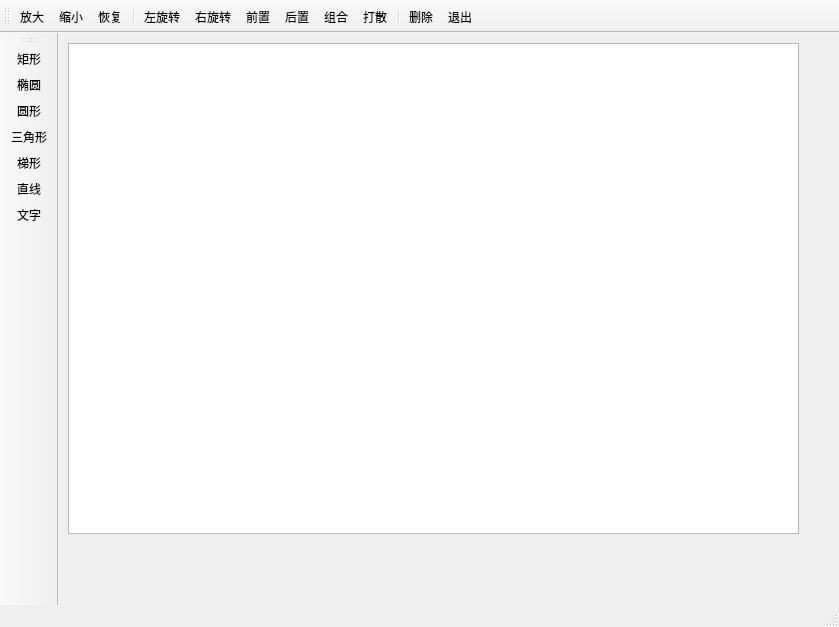
<?xml version="1.0" encoding="UTF-8"?>
<ui version="4.0">
 <class>MainWindow</class>
 <widget class="QMainWindow" name="MainWindow">
  <property name="geometry">
   <rect>
    <x>0</x>
    <y>0</y>
    <width>839</width>
    <height>627</height>
   </rect>
  </property>
  <property name="windowTitle">
   <string>MainWindow</string>
  </property>
  <widget class="QWidget" name="centralwidget">
   <widget class="QWGraphicsView" name="graphicsView">
    <property name="geometry">
     <rect>
      <x>10</x>
      <y>10</y>
      <width>731</width>
      <height>491</height>
     </rect>
    </property>
   </widget>
  </widget>
  <widget class="QMenuBar" name="menubar">
   <property name="geometry">
    <rect>
     <x>0</x>
     <y>0</y>
     <width>839</width>
     <height>22</height>
    </rect>
   </property>
  </widget>
  <widget class="QStatusBar" name="statusbar"/>
  <widget class="QToolBar" name="toolBar">
   <property name="windowTitle">
    <string>toolBar</string>
   </property>
   <property name="toolButtonStyle">
    <enum>Qt::ToolButtonTextUnderIcon</enum>
   </property>
   <attribute name="toolBarArea">
    <enum>LeftToolBarArea</enum>
   </attribute>
   <attribute name="toolBarBreak">
    <bool>false</bool>
   </attribute>
   <addaction name="actionRectangle"/>
   <addaction name="actionEllipse"/>
   <addaction name="actionCircle"/>
   <addaction name="actionTriangle"/>
   <addaction name="actionTrapezium"/>
   <addaction name="actionLine"/>
   <addaction name="actionText"/>
  </widget>
  <widget class="QToolBar" name="mainToolBar">
   <property name="windowTitle">
    <string>toolBar_2</string>
   </property>
   <property name="toolButtonStyle">
    <enum>Qt::ToolButtonTextUnderIcon</enum>
   </property>
   <attribute name="toolBarArea">
    <enum>TopToolBarArea</enum>
   </attribute>
   <attribute name="toolBarBreak">
    <bool>false</bool>
   </attribute>
   <addaction name="actionZoomIn"/>
   <addaction name="actionZoomOut"/>
   <addaction name="actionRestore"/>
   <addaction name="separator"/>
   <addaction name="actionRotateLeft"/>
   <addaction name="actionRotateRight"/>
   <addaction name="actionFrontPlace"/>
   <addaction name="actionBackPlace"/>
   <addaction name="actionCombine"/>
   <addaction name="actionScattered"/>
   <addaction name="separator"/>
   <addaction name="actionDelete"/>
   <addaction name="actionExit"/>
  </widget>
  <action name="actionZoomIn">
   <property name="icon">
    <iconset resource="drawresource.qrc">
     <normaloff>:/images/zoomin.png</normaloff>:/images/zoomin.png</iconset>
   </property>
   <property name="text">
    <string>放大</string>
   </property>
   <property name="toolTip">
    <string>放大</string>
   </property>
  </action>
  <action name="actionRotateLeft">
   <property name="icon">
    <iconset resource="drawresource.qrc">
     <normaloff>:/images/rotateleft.png</normaloff>:/images/rotateleft.png</iconset>
   </property>
   <property name="text">
    <string>左旋转</string>
   </property>
  </action>
  <action name="actionRotateRight">
   <property name="icon">
    <iconset resource="drawresource.qrc">
     <normaloff>:/images/rotateright.png</normaloff>:/images/rotateright.png</iconset>
   </property>
   <property name="text">
    <string>右旋转</string>
   </property>
   <property name="toolTip">
    <string>右旋转</string>
   </property>
  </action>
  <action name="actionZoomOut">
   <property name="icon">
    <iconset resource="drawresource.qrc">
     <normaloff>:/images/zoomout.png</normaloff>:/images/zoomout.png</iconset>
   </property>
   <property name="text">
    <string>缩小</string>
   </property>
   <property name="toolTip">
    <string>缩小</string>
   </property>
  </action>
  <action name="actionRestore">
   <property name="icon">
    <iconset resource="drawresource.qrc">
     <normaloff>:/images/420.bmp</normaloff>:/images/420.bmp</iconset>
   </property>
   <property name="text">
    <string>恢复</string>
   </property>
   <property name="toolTip">
    <string>恢复</string>
   </property>
  </action>
  <action name="actionFrontPlace">
   <property name="icon">
    <iconset resource="drawresource.qrc">
     <normaloff>:/images/528.bmp</normaloff>:/images/528.bmp</iconset>
   </property>
   <property name="text">
    <string>前置</string>
   </property>
   <property name="toolTip">
    <string>前置</string>
   </property>
  </action>
  <action name="actionBackPlace">
   <property name="icon">
    <iconset resource="drawresource.qrc">
     <normaloff>:/images/526.bmp</normaloff>:/images/526.bmp</iconset>
   </property>
   <property name="text">
    <string>后置</string>
   </property>
   <property name="toolTip">
    <string>后置</string>
   </property>
  </action>
  <action name="actionCombine">
   <property name="icon">
    <iconset resource="drawresource.qrc">
     <normaloff>:/images/UNGROUP.BMP</normaloff>:/images/UNGROUP.BMP</iconset>
   </property>
   <property name="text">
    <string>组合</string>
   </property>
   <property name="toolTip">
    <string>组合</string>
   </property>
  </action>
  <action name="actionScattered">
   <property name="icon">
    <iconset resource="drawresource.qrc">
     <normaloff>:/images/128.bmp</normaloff>:/images/128.bmp</iconset>
   </property>
   <property name="text">
    <string>打散</string>
   </property>
   <property name="toolTip">
    <string>打散</string>
   </property>
  </action>
  <action name="actionDelete">
   <property name="icon">
    <iconset resource="drawresource.qrc">
     <normaloff>:/images/108.bmp</normaloff>:/images/108.bmp</iconset>
   </property>
   <property name="text">
    <string>删除</string>
   </property>
   <property name="toolTip">
    <string>删除</string>
   </property>
  </action>
  <action name="actionExit">
   <property name="icon">
    <iconset resource="drawresource.qrc">
     <normaloff>:/images/132.bmp</normaloff>:/images/132.bmp</iconset>
   </property>
   <property name="text">
    <string>退出</string>
   </property>
   <property name="toolTip">
    <string>退出</string>
   </property>
  </action>
  <action name="actionRectangle">
   <property name="icon">
    <iconset resource="drawresource.qrc">
     <normaloff>:/images/RECTANGL.BMP</normaloff>:/images/RECTANGL.BMP</iconset>
   </property>
   <property name="text">
    <string>矩形</string>
   </property>
   <property name="toolTip">
    <string>矩形</string>
   </property>
  </action>
  <action name="actionEllipse">
   <property name="icon">
    <iconset resource="drawresource.qrc">
     <normaloff>:/images/ELLIPSE.BMP</normaloff>:/images/ELLIPSE.BMP</iconset>
   </property>
   <property name="text">
    <string>椭圆</string>
   </property>
   <property name="toolTip">
    <string>椭圆</string>
   </property>
  </action>
  <action name="actionCircle">
   <property name="icon">
    <iconset resource="drawresource.qrc">
     <normaloff>:/images/08.JPG</normaloff>:/images/08.JPG</iconset>
   </property>
   <property name="text">
    <string>圆形</string>
   </property>
   <property name="toolTip">
    <string>圆形</string>
   </property>
  </action>
  <action name="actionTriangle">
   <property name="icon">
    <iconset resource="drawresource.qrc">
     <normaloff>:/images/Icon1242.ico</normaloff>:/images/Icon1242.ico</iconset>
   </property>
   <property name="text">
    <string>三角形</string>
   </property>
   <property name="toolTip">
    <string>三角形</string>
   </property>
  </action>
  <action name="actionTrapezium">
   <property name="icon">
    <iconset resource="drawresource.qrc">
     <normaloff>:/images/FREEFORM.BMP</normaloff>:/images/FREEFORM.BMP</iconset>
   </property>
   <property name="text">
    <string>梯形</string>
   </property>
   <property name="toolTip">
    <string>梯形</string>
   </property>
  </action>
  <action name="actionLine">
   <property name="icon">
    <iconset resource="drawresource.qrc">
     <normaloff>:/images/LINE.BMP</normaloff>:/images/LINE.BMP</iconset>
   </property>
   <property name="text">
    <string>直线</string>
   </property>
   <property name="toolTip">
    <string>直线</string>
   </property>
  </action>
  <action name="actionText">
   <property name="icon">
    <iconset resource="drawresource.qrc">
     <normaloff>:/images/800.bmp</normaloff>:/images/800.bmp</iconset>
   </property>
   <property name="text">
    <string>文字</string>
   </property>
   <property name="toolTip">
    <string>文字</string>
   </property>
  </action>
 </widget>
 <customwidgets>
  <customwidget>
   <class>QWGraphicsView</class>
   <extends>QGraphicsView</extends>
   <header location="global">qwgraphicsview.h</header>
  </customwidget>
 </customwidgets>
 <resources>
  <include location="drawresource.qrc"/>
 </resources>
 <connections/>
</ui>
